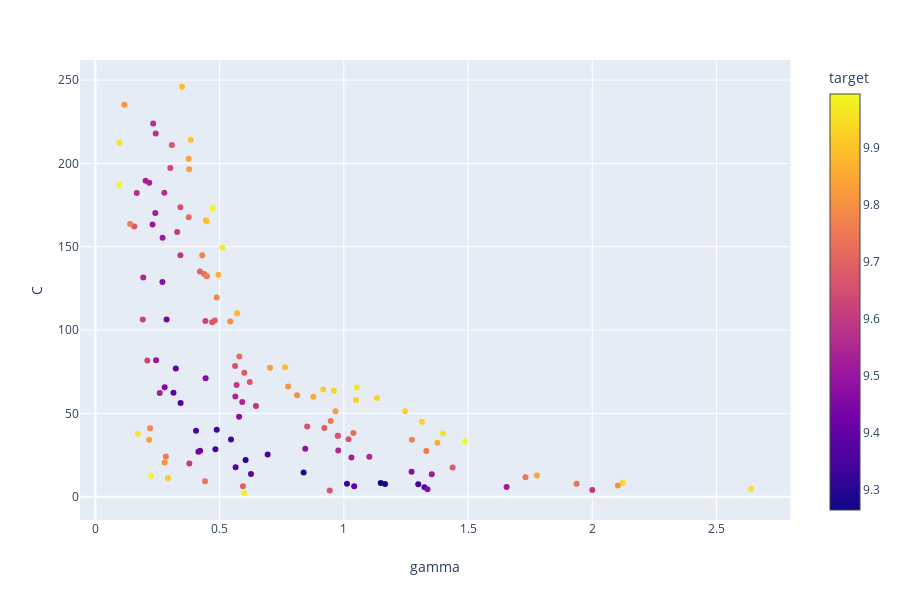

The code cell stored with this chart in its notebook:
### Code cell
px.scatter(df1, x="gamma", y="C", color="target")

### Figure 1 — Plotly figure (JSON) as saved in the notebook; plotly's stock layout.template omitted (floating-point values rounded to 4 significant figures; data arrays with more than 128 entries replaced by an {"elided": "..."} marker saying what was removed)
{"data": [{"hoverlabel": {"namelength": 0}, "hovertemplate": "gamma=%{x}<br>C=%{y}<br>target=%{marker.color}", "legendgroup": "", "marker": {"color": {"elided": "130 float values"}, "coloraxis": "coloraxis", "symbol": "circle"}, "mode": "markers", "name": "", "showlegend": false, "type": "scatter", "x": {"elided": "130 float values"}, "xaxis": "x", "y": {"elided": "130 float values"}, "yaxis": "y"}], "layout": {"coloraxis": {"colorbar": {"title": {"text": "target"}}, "colorscale": [[0, "#0d0887"], [0.1111, "#46039f"], [0.2222, "#7201a8"], [0.3333, "#9c179e"], [0.4444, "#bd3786"], [0.5556, "#d8576b"], [0.6667, "#ed7953"], [0.7778, "#fb9f3a"], [0.8889, "#fdca26"], [1, "#f0f921"]]}, "height": 600, "legend": {"tracegroupgap": 0}, "margin": {"t": 60}, "xaxis": {"anchor": "y", "domain": [0, 0.98], "title": {"text": "gamma"}}, "yaxis": {"anchor": "x", "domain": [0, 1], "title": {"text": "C"}}}}
